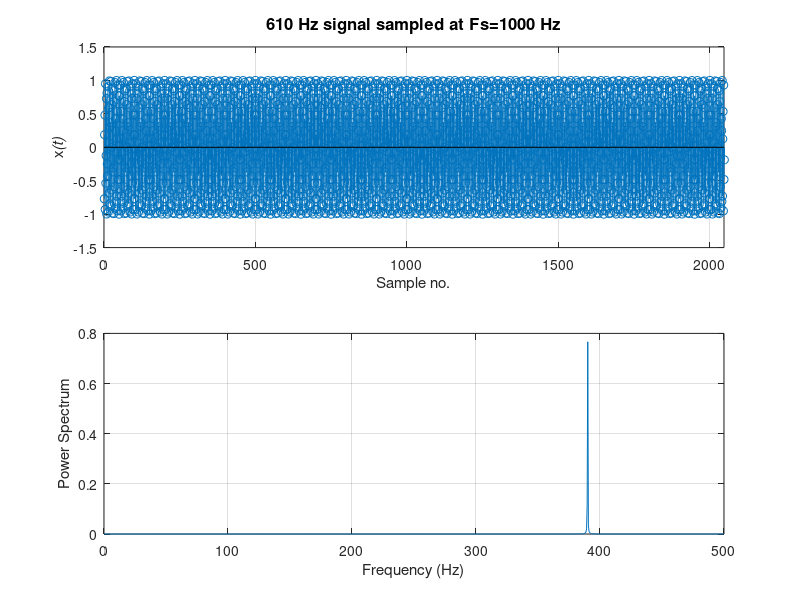
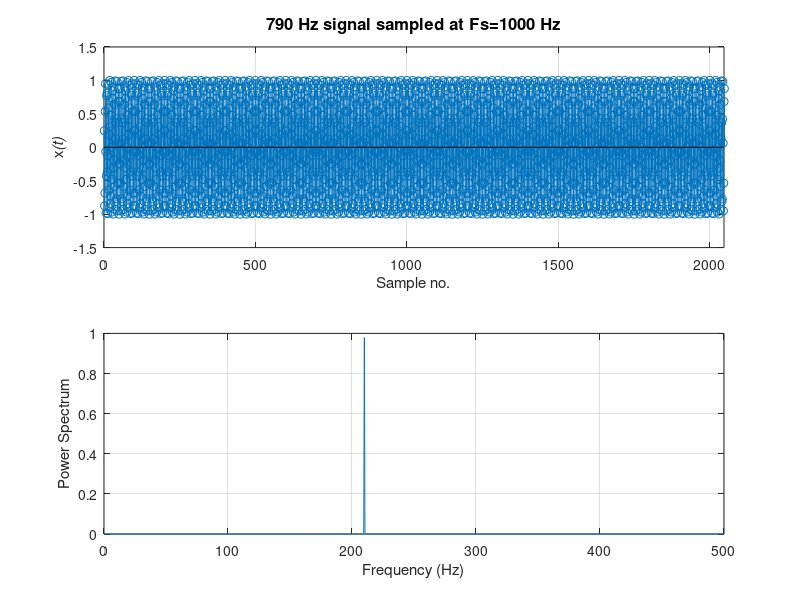
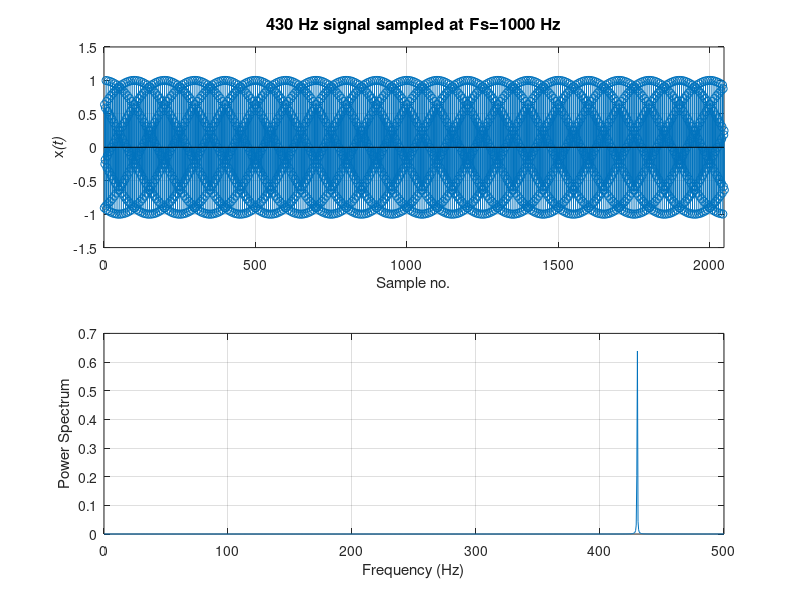
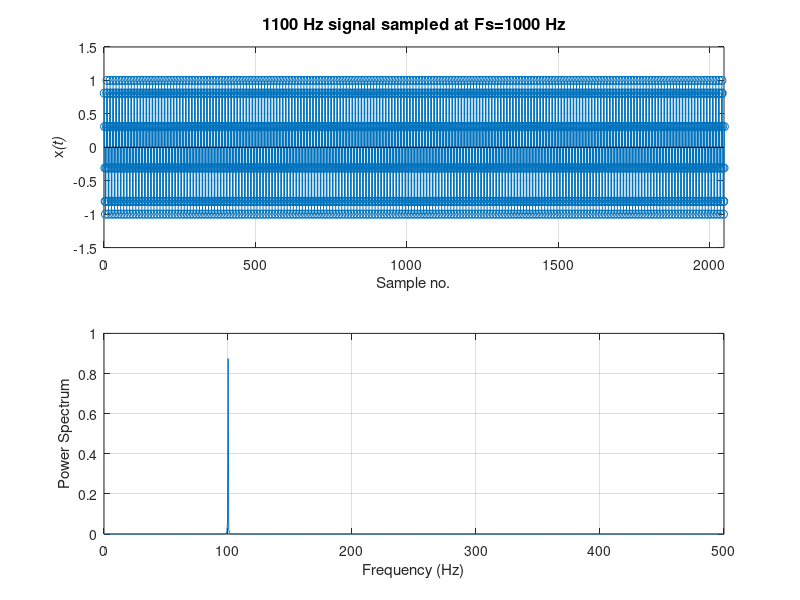

MATLAB code to generate these figures, in order:
%--------------------------------------------------------------------------
% University of Limerick - Dept. of Electronic and Computer Engineering
%--------------------------------------------------------------------------
% filename: Lab2 - part1.m
%
% purpose: Sampling a sinusoid and alias effect within the power spectrum
%
% created by: Tom Meehan
% created on: 23 September 2021
%
%--------------------------------------------------------------------------
% Copyright 2021 University of Limerick
%--------------------------------------------------------------------------
clc
clear
close all

%% @fo = 610Hz

Fs=1000;
fo1=610;
N=2048;
x1 = cos(2*pi*fo1*[1:1:N]/Fs);
figure (1);
subplot(2,1,1);
stem(x1); grid
axis([0 N-1 -1.5 1.5])
str1 = sprintf('%d Hz signal sampled at Fs=%d Hz', fo1,Fs);
title(str1,'Fontsize',12)
xlabel('Sample no.');ylabel('x\it(t)');

%--------------------------------------------------------------------------
% Part 1b: Calculate the FFT to translate the signal into the frequency
% domain and view the signal power spectrum from 0Hz to Fs/2.
%--------------------------------------------------------------------------

Ak=abs(fft(x1))/length(x1); % do a FFT
Ak(2:N)=2*Ak(2:N); % convert to one side spectrum
Pk=Ak.*Ak; % compute power spectrum
f=[0:1:N/2]*Fs/N; % map the frequency bin to Hz
subplot(2,1,2); plot(f,Pk(1:N/2+1));grid
xlabel('Frequency (Hz)');ylabel('Power Spectrum');

%% @fo = 790Hz

Fs=1000;
fo2=790;
N=2048;
x2 = cos(2*pi*fo2*[1:1:N]/Fs);

figure (2);
subplot(2,1,1);
stem(x2); grid
axis([0 N-1 -1.5 1.5])
str2 = sprintf('%d Hz signal sampled at Fs=%d Hz', fo2,Fs);
title(str2,'Fontsize',12)
xlabel('Sample no.');ylabel('x\it(t)');

%--------------------------------------------------------------------------
% Part 1b: Calculate the FFT to translate the signal into the frequency
% domain and view the signal power spectrum from 0Hz to Fs/2.
%--------------------------------------------------------------------------

Ak=abs(fft(x2))/length(x2); % do a FFT
Ak(2:N)=2*Ak(2:N); % convert to one side spectrum
Pk=Ak.*Ak; % compute power spectrum
f=[0:1:N/2]*Fs/N; % map the frequency bin to Hz
subplot(2,1,2); plot(f,Pk(1:N/2+1));grid
xlabel('Frequency (Hz)');ylabel('Power Spectrum');

%% @fo = 430Hz

fo3=430;
N=2048;
x3 = cos(2*pi*fo3*[1:1:N]/Fs);

figure (3);
subplot(2,1,1);
stem(x3); grid
axis([0 N-1 -1.5 1.5])
str3 = sprintf('%d Hz signal sampled at Fs=%d Hz', fo3,Fs);
title(str3,'Fontsize',12)
xlabel('Sample no.');ylabel('x\it(t)');

%--------------------------------------------------------------------------
% Part 1b: Calculate the FFT to translate the signal into the frequency
% domain and view the signal power spectrum from 0Hz to Fs/2.
%--------------------------------------------------------------------------

Ak=abs(fft(x3))/length(x3); % do a FFT
Ak(2:N)=2*Ak(2:N); % convert to one side spectrum
Pk=Ak.*Ak; % compute power spectrum
f=[0:1:N/2]*Fs/N; % map the frequency bin to Hz
subplot(2,1,2); plot(f,Pk(1:N/2+1));grid
xlabel('Frequency (Hz)');ylabel('Power Spectrum');

%% @fo = 1100Hz

fo4=1100;
N=2048;
x4 = cos(2*pi*fo4*[1:1:N]/Fs);

figure (4);
subplot(2,1,1);
stem(x4); grid
axis([0 N-1 -1.5 1.5])
str4 = sprintf('%d Hz signal sampled at Fs=%d Hz', fo4,Fs);
title(str4,'Fontsize',12)
xlabel('Sample no.');ylabel('x\it(t)');

%--------------------------------------------------------------------------
% Part 1b: Calculate the FFT to translate the signal into the frequency
% domain and view the signal power spectrum from 0Hz to Fs/2.
%--------------------------------------------------------------------------

Ak=abs(fft(x4))/length(x4); % do a FFT
Ak(2:N)=2*Ak(2:N); % convert to one side spectrum
Pk=Ak.*Ak; % compute power spectrum
f=[0:1:N/2]*Fs/N; % map the frequency bin to Hz
subplot(2,1,2); plot(f,Pk(1:N/2+1));grid
xlabel('Frequency (Hz)');ylabel('Power Spectrum');